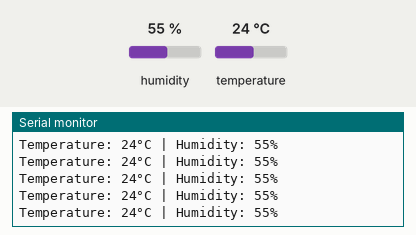
This sketch was run on a simulated Arduino Uno, built with avr-gcc and run on an emulated ATmega328P. Shown: the last lines printed to the serial monitor. The inputs (shaded band) are chosen by the test bench; at power-on: humidity 55 %, temperature 24 °C.

Above: at 1.2 s.
1.3 s: humidity set to 22 %
At 2.2 s:
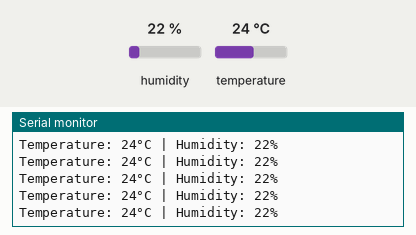
4.3 s: temperature set to 12 °C
At 5.1 s:
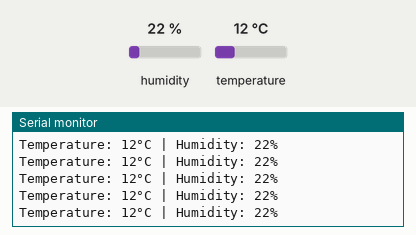
7.3 s: humidity set to 40 %
At 8.3 s:
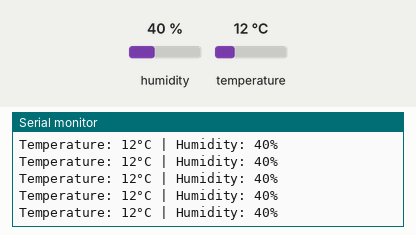
Timing chart, 0 to 10.3 s (numbered marks = the images above; inputs shaded):
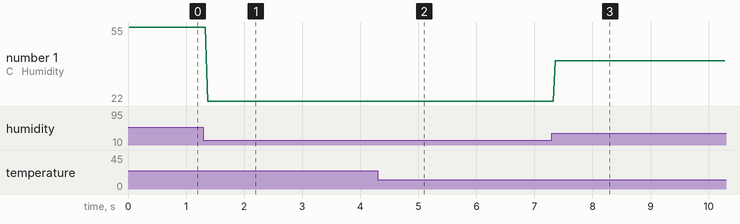

Measured:
- after the input at 1.3 s, the serial monitor: prints a new line after 0.07 s (image 1)
- after the input at 4.3 s, the serial monitor: prints a new line after 0.07 s (image 2)
- after the input at 7.3 s, the serial monitor: prints a new line after 0.06 s (image 3)
- plotted number 1: 55 → 22 after the input at 1.3 s, 22 → 40 after the input at 7.3 s

The sketch:

dht11final.ino
```cpp
#include <SimpleDHT.h>
#include <SoftwareSerial.h>

int pinDHT11 = 2;
SimpleDHT11 dht11;

SoftwareSerial bluetooth(10, 11);

void setup() {
  Serial.begin(9600);
  bluetooth.begin(9600);
}

void loop() {
  byte temperature = 0;
  byte humidity = 0;

  if (dht11.read(pinDHT11, &temperature, &humidity, NULL) == SimpleDHTErrSuccess) {
    Serial.print("Temperature: ");
    Serial.print((int)temperature);
    Serial.print("°C");
    Serial.print(" | ");
    Serial.print("Humidity: ");
    Serial.print((int)humidity);
    Serial.println("%");
//
//    bluetooth.print("Temperature: ");
//    bluetooth.print((int)temperature);
//    bluetooth.print("°C");
//    bluetooth.print(" | ");
//    bluetooth.print("Humidity: ");
//    bluetooth.print((int)humidity);
//    bluetooth.println("%");

  } else {
    Serial.println("Error reading DHT11 sensor");
  }
}
```
